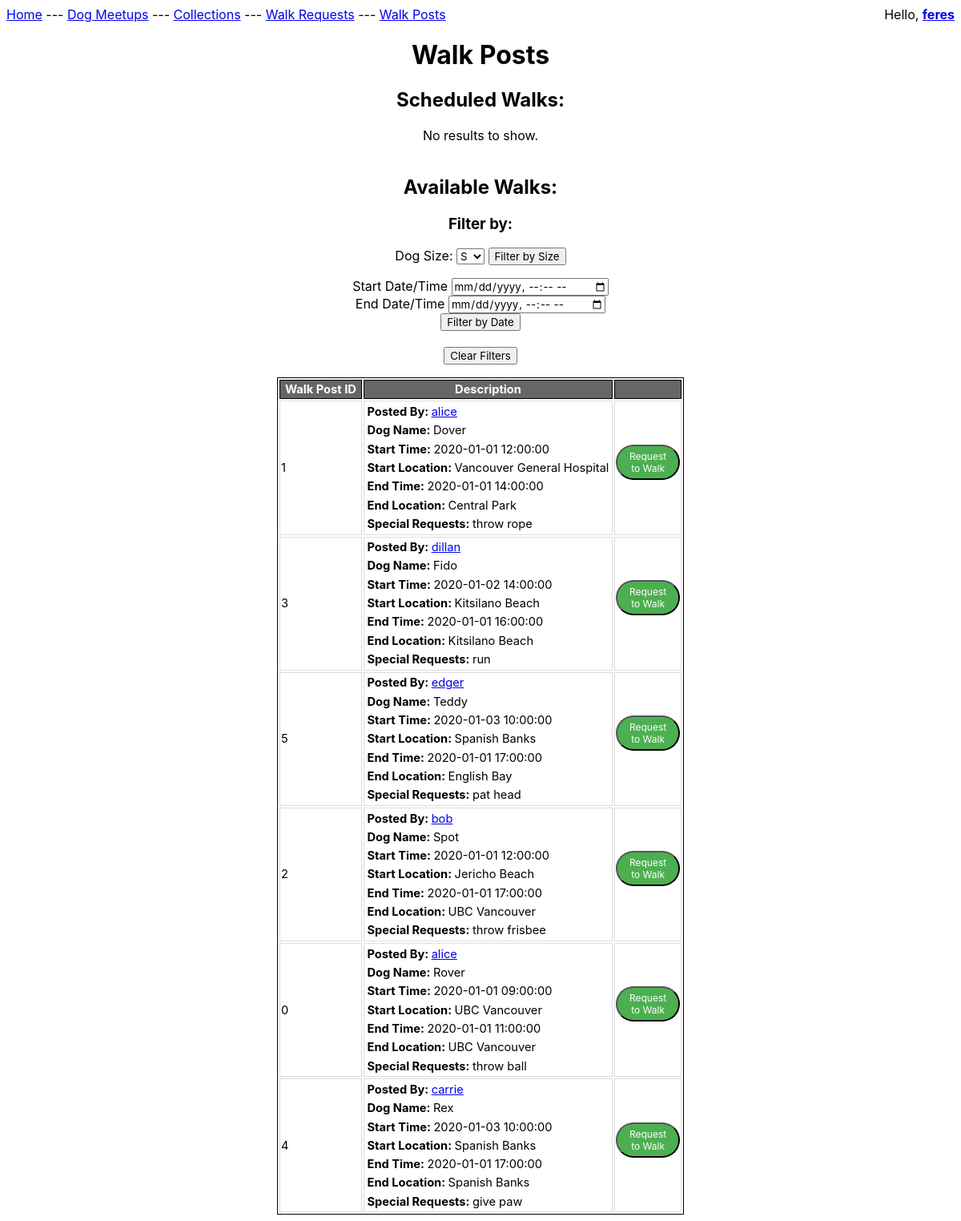
The page /viewposts.php (signed in) on the database its author committed.
### tables this page shows
CREATE TABLE WalkPost
( owner VARCHAR(20),
 dog VARCHAR(20),
 referenceID INTEGER,
 startLocn VARCHAR(100),
 endLocn VARCHAR(100),
 startTime TIMESTAMP,
 endTime TIMESTAMP,
 booked BOOLEAN,
 completed BOOLEAN,
 specialRequests VARCHAR(255),
 PRIMARY KEY (referenceID),
 FOREIGN KEY (owner) REFERENCES DogOwner(username) ON DELETE CASCADE,
 FOREIGN KEY (dog) REFERENCES Dog(name) ON DELETE CASCADE );

### viewposts.php (the view, shortened to what this page needs)
<html>
</html>
<div class="menu">
<a href="index.html">Home</a> ---
<a href="dogmeetups.php">Dog Meetups</a> ---
<a href="collections.php">Collections</a> ---
<a href="viewrequests.php">Walk Requests</a> ---
<a href="viewposts.php">Walk Posts</a>
<?php
$user = isset($_SESSION["user"])? $_SESSION["user"] : "";
$usertype = isset($_SESSION["usertype"])? $_SESSION["usertype"] : "";
if ($user != "") {
    if ($usertype == "walker") {
        echo "<div style='float: right'>Hello,
        <a href='walker.php?walker=".$user."'><b>$user</b></a></div>";
    }
    else if ($usertype == "owner") {
        echo "<div style='float: right'>Hello,
        <a href='owner.php?owner=".$user."'><b>$user</b></a></div>";
    }
    else echo "<div style='float: right'>Hello, <b>$user</b></div>";
}
?>
</div>
<center>
<h1>Walk Posts</h1>
<?php
$conn = OpenCon();
$usertype = isset($_SESSION["usertype"])? $_SESSION["usertype"] : "";
$user = isset($_SESSION["user"])? $_SESSION["user"] : "";
function generateTable($result, $booked) {
    $usertype = isset($_SESSION["usertype"])? $_SESSION["usertype"] : "";
    if ($result->num_rows > 0) {
        echo "<table><tr>
        <th class='border-class'>Walk Post ID</th>
        <th class='border-class'>Description</th>";
        echo "<th class='borderclass'></th></tr>";
        while($row = $result->fetch_assoc()) {
        echo "<tr>
        <td class='borderclass'>".$row["referenceid"]."</td>
        <td class='borderclass'>
        <div style='padding: 2pt'><b>Posted By: </b><a href='owner.php?owner=".$row['owner']."'>".$row["owner"]."</a></div>
        <div style='padding: 2pt'><b>Dog Name: </b>".$row["dog"]."</div>
        <div style='padding: 2pt'><b>Start Time: </b>".$row["starttime"]."</div>
        <div style='padding: 2pt'><b>Start Location: </b>".$row["startlocn"]."</div>
        <div style='padding: 2pt'><b>End Time: </b>".$row["endtime"]."</div>
        <div style='padding: 2pt'><b>End Location: </b>".$row["endlocn"]."</div>
        <div style='padding: 2pt'><b>Special Requests: </b>".$row["specialrequests"]."</div>
        </td>";
        if ($usertype === "owner") {
            if ($booked) {
            echo "
            <td class='borderclass'>
            <a href='walker.php?walker=".$row['walkerid']."'>".$row['walkerid']."</a>
            </td>
            <td class='borderclass'>
            <form action='viewposts.php' method='post'>
            <input type='hidden' name='refid' value='".$row["referenceid"]."'>
            <button style='width: 80px' type='submit' name='markcomplete' style='background-color: #4CAF50'>Mark as Complete</button>
            </form>
            </td>";
            }
            else {
                echo "
            <td class='borderclass'>
            <form action='viewposts.php' method='post'>
            <input type='hidden' name='refid' value='".$row["referenceid"]."'>
            <button type='submit' name='editpost' style='width: 80px;'>Edit</button>
            </form></td>";
                echo "
            <td class='borderclass'>
            <form action='viewposts.php' method='post'>
            <input type='hidden' name='refid' value='".$row["referenceid"]."'>
            <button type='submit' name='deletepost' style='width: 80px; background-color: #F00'>Delete</button>
            </form></td>";
            }
            echo "</tr>";
        }
        else if ($usertype === "walker" && !$booked) {
            echo "<td class='borderclass'>
            <form action='viewposts.php' method='post'>
            <input type='hidden' name='walkid' value='".$row["referenceid"]."'>
            <button style='width: 80px' type='submit' name='requestwalk'>Request to Walk</button>
            </form></td>
            </tr>";
        }
        else {
            echo "</tr>";
        }
        }
        echo "</table>";
    } else {
    echo "No results to show.<br><br>";
    }
}
if (array_key_exists('requestwalk', $_POST)) {
    $walkid = $_POST['walkid'];
    echo "<h2>Sending Walk Request for Walk ID = $walkid :</h2>";
    echo "<div> Message to the owner: </div>";
    echo "<form action='viewposts.php' method='post'>
    <input type='hidden' name='walkid' value='".$walkid."'>
    <textarea class='text' placeholder='Eg. Hi! I am very interested in walking your dog :)' cols='70' rows ='5' name='message'></textarea>
    <br><br>
    <button type='submit' name='submitrequest' value='Submit Request'>Submit Request</button>
   </form>";
}
else {
    if ($usertype === "owner") {
        echo "<form action='addwalk.php'>
        <button type='submit' style='padding: 15px 20px; font-size: 18px'>+ Add Walk</button>
        </form>";
        echo "<h2>Booked Walks:</h2>";
        $sql = "SELECT wp.referenceid as referenceid, wp.owner as owner,
        wp.dog as dog,
        wp.starttime as starttime, wp.startlocn as startlocn,
        wp.endtime as endtime, wp.endlocn as endlocn,
        wp.specialrequests as specialrequests,
        wp.booked as booked, wp.completed as completed,
        wr.walkerid as walkerid
        FROM walkpost wp, walkrequest wr
        WHERE
        referenceid = walkid AND
        wr.confirmed = 1 AND
        booked = 1 AND
        completed = 0
        AND owner = '$user'";
        $resultbooked = $conn->query($sql);
        generateTable($resultbooked, true);
        echo "<h2>Unbooked Walks:</h2>";
        $sql = "SELECT referenceid, owner, dog, starttime, startlocn, endtime, endlocn, specialrequests, booked, completed
        FROM walkpost WHERE booked = 0 AND completed = 0 AND owner = '$user'";
        $resultunbooked = $conn->query($sql);
        generateTable($resultunbooked, false);
    }
    else if ($usertype === "walker") {
        echo "<h2>Scheduled Walks:</h2>";
        $sql = "SELECT referenceid, owner, dog, starttime, startlocn, endtime, endlocn, specialrequests, booked, completed
        FROM walkpost WHERE booked = 1 AND completed = 0 AND
        referenceid in (SELECT walkid FROM walkrequest WHERE walkerid = '$user' AND confirmed = 1)";
        $result = $conn->query($sql);
        generateTable($result, true);
        echo "<h2>Available Walks:</h2>";
        echo "<h3>Filter by:</h3>
        <form action='viewposts.php' method='post'>
        <label>Dog Size:</label>
        <select name='size'>";
       $sql = "SELECT DISTINCT size FROM DogType";
       $result = $conn->query($sql);
       while ($row = $result->fetch_assoc()){
           echo "<option value=\"".$row['size']."\">" . $row['size'] . "</option>";
       }
        echo "</select>
        <input type='submit' name='filterSize' value='Filter by Size'>
        </form>";
        echo "
        <form action='viewposts.php' method='post'>
        <label>Start Date/Time</label>
        <input name='startTime' type='datetime-local' placeholder='Type Here'>
        <br>
        <label>End Date/Time</label>
        <input name='endTime' type='datetime-local' placeholder='Type Here'>
        <br><input type='submit' name='filterTimeframe' value='Filter by Date'>
        <br>
        <br>
        <input type='submit' name='cancelFilter' value='Clear Filters'>
       </form>";
        if (array_key_exists('filterSize', $_POST)) {
            $size = $_POST['size'];
            $sql = "SELECT w.referenceid, w.owner, w.dog, w.starttime, w.startlocn, w.endtime, w.endlocn, w.specialrequests, w.booked, w.completed
            FROM walkpost w, Dog d, DogType dt WHERE w.booked = 0 AND w.completed = 0 AND w.dog = d.name AND d.age = dt.age AND d.breed = dt.breed AND dt.size = '$size'";
            echo "<p style='font-style:italic; font-size:11pt; color: grey'>Displaying walks for dogs of size $size:</p>";
        } else {
            $sql = "SELECT w.referenceid, w.owner, w.dog, w.starttime, w.startlocn, w.endtime, w.endlocn, w.specialrequests, w.booked, w.completed
            FROM walkpost w, Dog d, DogType dt WHERE w.booked = 0 AND w.completed = 0 AND w.dog = d.name AND d.age = dt.age AND d.breed = dt.breed";
        }
        $result = $conn->query($sql);
        generateTable($result, false);
    }
    else {
        $sql = "SELECT referenceid, owner, dog, starttime, startlocn, endtime, endlocn, specialrequests, booked, completed
        FROM walkpost WHveERE booked = 0 AND completed = 0";
        $result = $conn->query($sql);
        generateTable($result, false);
    }
}
?>
</center>

### viewposts.php (style rules this page uses)
* { font-family: -apple-system, BlinkMacSystemFont, 'Segoe UI', Roboto, Oxygen, Ubuntu, Cantarell, 'Open Sans', 'Helvetica Neue', sans-serif; }
table { border: 1px solid black; }
button { background-color: #4CAF50; border-radius:2em; color: white; padding: 5px 10px; font-size: 12px; cursor: pointer; }
th { font-size: 11pt; background: #666; color: #FFF; padding: 2px 6px; border-collapse: separate; border: 1px solid #000; }
td { font-size: 11pt; border: 1px solid #DDD; color: black; }

### rows shown on the page
walkpost: referenceID "1", owner "alice", dog "Dover", startTime "2020-01-01 12:00:00", startLocn "Vancouver General Hospital", endTime "2020-01-01 14:00:00", endLocn "Central Park", specialRequests "throw rope"
walkpost: referenceID "3", owner "dillan", dog "Fido", startTime "2020-01-02 14:00:00", startLocn "Kitsilano Beach", endTime "2020-01-01 16:00:00", endLocn "Kitsilano Beach", specialRequests "run"
walkpost: referenceID "5", owner "edger", dog "Teddy", startTime "2020-01-03 10:00:00", startLocn "Spanish Banks", endTime "2020-01-01 17:00:00", endLocn "English Bay", specialRequests "pat head"
walkpost: referenceID "2", owner "bob", dog "Spot", startTime "2020-01-01 12:00:00", startLocn "Jericho Beach", endTime "2020-01-01 17:00:00", endLocn "UBC Vancouver", specialRequests "throw frisbee"
walkpost: referenceID "0", owner "alice", dog "Rover", startTime "2020-01-01 09:00:00", startLocn "UBC Vancouver", endTime "2020-01-01 11:00:00", endLocn "UBC Vancouver", specialRequests "throw ball"
walkpost: referenceID "4", owner "carrie", dog "Rex", startTime "2020-01-03 10:00:00", startLocn "Spanish Banks", endTime "2020-01-01 17:00:00", endLocn "Spanish Banks", specialRequests "give paw"

### other values the page prints
$user "feres"
form field size "S"
